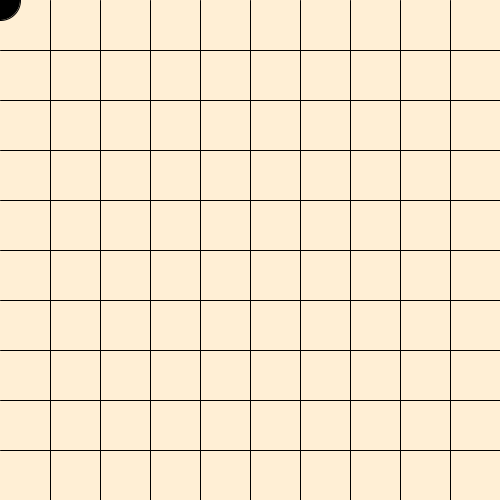
Frame 1 (no input)
Frame 60 (the mouse pressed at the canvas centre just before this capture): identical to frame 1, image omitted
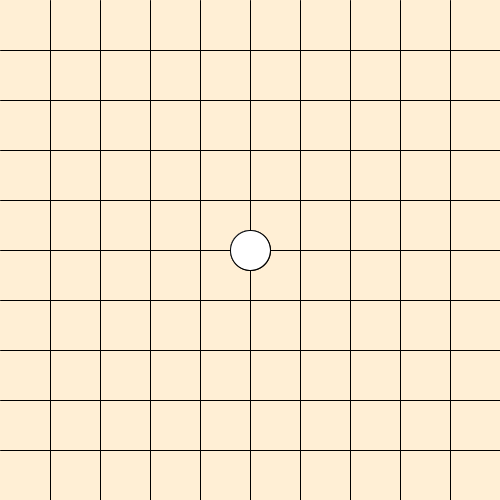
Frame 120 (the mouse held since frame 60 and released just before this capture)

The Processing sketch that drew these frames (run headless with seeded random() and noise(); from frame 60 on, the mouse is pressed at the canvas centre):

// Processing sketch: week16_go
// ── week16_go.pde
//week16_go 
//如何把程式放上網? (0) Processing Java寫完了
//(1) 把程式copy到 pde2js.herokuapp.com
//(2) 把轉換後的程式, copu到 Processing p5.js裡
//(3) Run他!! 
//(4) 把程式存檔! 桌面的 go 的index.html 有問題
//(5) index.html 第9行 改成go.js
//(6) 把 桌面的 go 目錄,放到GitHub 你的網頁
//  你的帳號.github.io

void setup()
{
    size(500,500);
}
int []bx=new int [100]; //棋子的座標 陣列
int []by=new int [100]; //棋子的座標 陣列
int N=0; //棋子的數字,一開始0個
void draw()
{
   background(#FFEFD5);
   for(int y=50; y<500; y+=50)
  {
    line(  0,  y,  500,  y);
  }
  for(int x=50; x<500; x+=50)
  {
   line(  x,  0,  x,  500);
  }
  for(int i=0; i<N; i++)
  {
    if(i%2==0)fill(0);
    else fill(255);
     ellipse( bx[i], by[i], 40, 40);
  }
  if(N%2==0)fill(0);
  else fill(255);
  ellipse(mouseX, mouseY, 40, 40);
}
void mousePressed()
{
  bx[N]=mouseX; by[N]=mouseY;
  N++;
}
